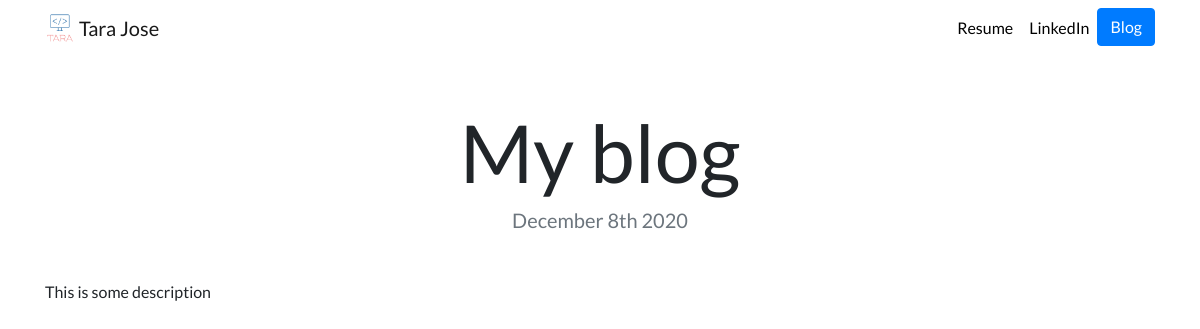
The page /blog/1/ on the database as committed earlier.
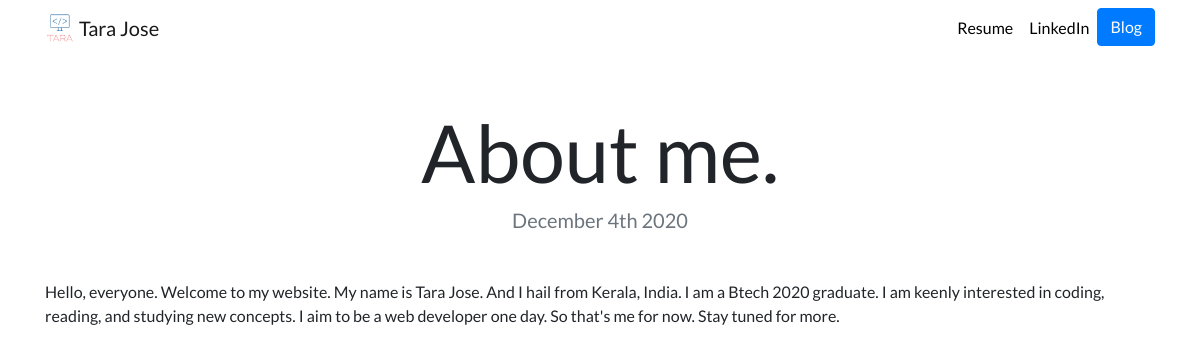
The same page on the database as committed later.
### blog/models.py (models this page shows, shortened)
class Blog(models.Model):
    title = models.CharField(max_length=200)
    description = models.TextField()
    date = models.DateField()

### blog/views.py (the view)
# urls.py: path('<int:blog_id>/', views.detail, name = 'detail'),
def detail(request, blog_id):
    blog  = get_object_or_404(Blog, pk=blog_id)
    return render(request, 'blog/detail.html',{'blog':blog})

### blog/templates/blog/detail.html
{% extends "portfolio/base.html" %}
{% load static %}
{% block content %}
<h1 class="text-center mt-5" id="blogdetailtitle">{{ blog.title }}</h1>
<h5 class="text-center text-muted mb-5">{{ blog.date|date:'F jS Y' }}</h5>
{{ blog.description|safe }}
{% endblock %}

Rows that differ between the two databases and show on the page:
changed Blog: title "My blog" → "About me."; date "December 8th 2020" → "December 4th 2020"; description "This is some description" → "Hello, everyone. Welcome to my website. My name is Tara Jose. And I hail from Kerala, India. I am a Btech 2020 graduate. I am keenly interested in coding, reading, and studying new concepts. I aim to be a web developer one day. So that's me for now. Stay tuned for more."
